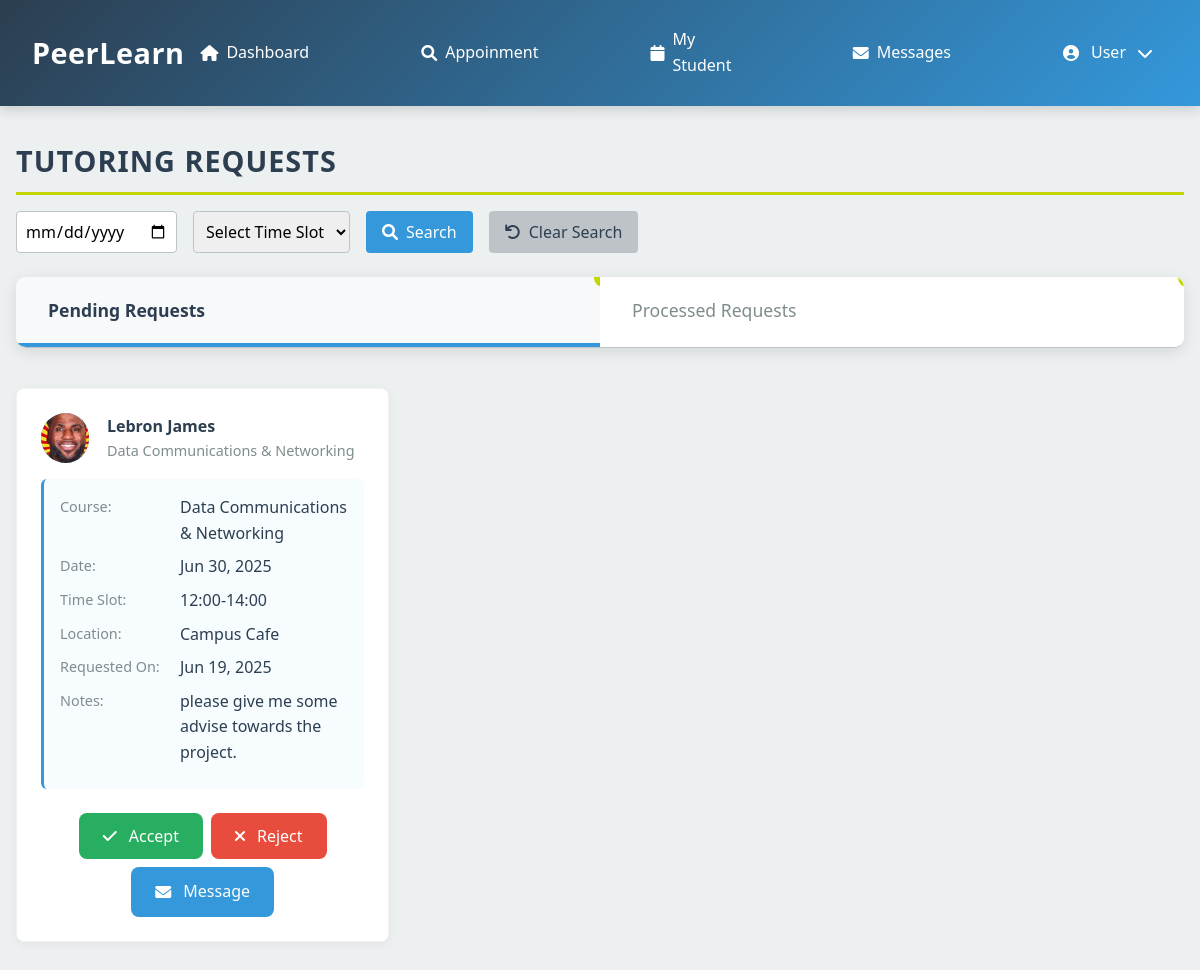
Screenshot of /tutor_requests.php (signed in) with the database file from the repository.
### tables this page shows
CREATE TABLE `session_requests` (
  `request_id` int(11) NOT NULL,
  `tutor_id` int(11) NOT NULL,
  `student_id` int(11) NOT NULL,
  `course_id` int(11) NOT NULL,
  `location_id` int(11) NOT NULL,
  `time_slot` varchar(20) NOT NULL,
  `selected_date` date NOT NULL,
  `notes` text DEFAULT NULL,
  `status` enum('pending','confirmed','rejected','completed','cancelled') NOT NULL DEFAULT 'pending',
  `created_at` datetime NOT NULL
);

CREATE TABLE `user` (
  `user_id` int(11) NOT NULL,
  `username` varchar(50) NOT NULL,
  `password` varchar(255) DEFAULT NULL,
  `email` varchar(100) NOT NULL,
  `role` enum('student','tutor','admin') NOT NULL,
  `first_name` varchar(50) NOT NULL,
  `last_name` varchar(50) NOT NULL,
  `phone` varchar(20) DEFAULT NULL,
  `profile_image` varchar(255) DEFAULT NULL,
  `is_active` tinyint(1) DEFAULT 1,
  `created_at` timestamp NOT NULL DEFAULT current_timestamp(),
  `last_login` datetime DEFAULT NULL,
  `reset_token_hash` varchar(64) DEFAULT NULL,
  `reset_token_expires_at` datetime DEFAULT NULL
);

CREATE TABLE `course` (
  `id` int(11) NOT NULL,
  `course_name` varchar(100) NOT NULL,
  `details` text DEFAULT NULL,
  `status` enum('active','inactive') DEFAULT 'active',
  `created_at` timestamp NOT NULL DEFAULT current_timestamp(),
  `updated_at` timestamp NOT NULL DEFAULT current_timestamp() ON UPDATE current_timestamp()
);

CREATE TABLE `location` (
  `location_id` int(11) NOT NULL,
  `location_name` varchar(100) NOT NULL
);

### tutor_requests.php (the view, shortened to what this page needs)
<?php
require_once 'db_connection.php';
$user_id = $_SESSION['user_id'];
$active_tab = isset($_POST['active_tab']) ? $_POST['active_tab'] : (isset($_SESSION['active_tab']) ? $_SESSION['active_tab'] : 'pending');
$search_results = [];
$search_date = isset($_POST['search_date']) ? trim($_POST['search_date']) : '';
$search_time_slot = isset($_POST['search_time_slot']) ? trim($_POST['search_time_slot']) : '';
if ($_SERVER['REQUEST_METHOD'] === 'POST' && isset($_POST['search'])) {
    $stmt_search = $conn->prepare("
        SELECT sr.request_id, sr.tutor_id, sr.student_id, sr.course_id, sr.status, sr.created_at,
               sr.time_slot, sr.selected_date, sr.notes, c.course_name, u.first_name, u.last_name, u.profile_image, l.location_name
        FROM session_requests sr
        JOIN course c ON sr.course_id = c.id
        JOIN user u ON sr.student_id = u.user_id
        JOIN location l ON sr.location_id = l.location_id
        WHERE sr.tutor_id = ?
        AND (? = '' OR sr.selected_date = ?)
        AND (? = '' OR sr.time_slot = ?)
    ");
    if (!$stmt_search) {
        $_SESSION['error'] = "Error preparing search query: " . $conn->error;
        error_log("Error preparing search query: " . $conn->error);
    } else {
        $stmt_search->bind_param("isssi", $user_id, $search_date, $search_date, $search_time_slot, $search_time_slot);
        $stmt_search->execute();
        $result = $stmt_search->get_result();
        while ($row = $result->fetch_assoc()) {
            $search_results[] = $row;
        }
        $stmt_search->close();
    }
} else {
    $stmt = $conn->prepare("
        SELECT sr.request_id, sr.tutor_id, sr.student_id, sr.course_id, sr.status, sr.created_at,
               sr.time_slot, sr.selected_date, sr.notes, c.course_name, u.first_name, u.last_name, u.profile_image, l.location_name
        FROM session_requests sr
        JOIN course c ON sr.course_id = c.id
        JOIN user u ON sr.student_id = u.user_id
        JOIN location l ON sr.location_id = l.location_id
        WHERE sr.tutor_id = ? AND sr.status = 'pending'
    ");
    if (!$stmt) {
        $_SESSION['error'] = "Error preparing pending requests: " . $conn->error;
        error_log("Error preparing pending requests: " . $conn->error);
    } else {
        $stmt->bind_param("i", $user_id);
        $stmt->execute();
        $result = $stmt->get_result();
        while ($row = $result->fetch_assoc()) {
            $search_results[] = $row;
        }
    }
}
$processed_requests = [];
$processed_query = "
    SELECT sr.request_id, sr.tutor_id, sr.student_id, sr.course_id, sr.status, sr.created_at,
           sr.time_slot, sr.selected_date, sr.notes, c.course_name, u.first_name, u.last_name, u.profile_image, l.location_name
    FROM session_requests sr
    JOIN course c ON sr.course_id = c.id
    JOIN user u ON sr.student_id = u.user_id
    JOIN location l ON sr.location_id = l.location_id
    WHERE sr.tutor_id = ? AND sr.status IN ('confirmed', 'rejected')
";
$processed_query .= " ORDER BY created_at DESC";
$stmt = $conn->prepare($processed_query);
if (!$stmt) {
    $_SESSION['error'] = "Error preparing processed requests: " . $conn->error;
    error_log("Error preparing processed requests: " . $conn->error);
} else {
    if ($search_date !== '' || $search_time_slot !== '') {
        $stmt->bind_param("isssi", $user_id, $search_date, $search_date, $search_time_slot, $search_time_slot);
    } else {
        $stmt->bind_param("i", $user_id);
    }
    $stmt->execute();
    $result = $stmt->get_result();
    while ($row = $result->fetch_assoc()) {
        $processed_requests[] = $row;
    }
}
?>
<!DOCTYPE html>
<html lang="en">
<head>
    <link rel="stylesheet" href="https://cdnjs.cloudflare.com/ajax/libs/font-awesome/6.0.0-beta3/css/all.min.css">
</head>
<body>
    <?php include 'header/tut_head.php'; ?>
    <main>
        <h1 class="section-title">Tutoring Requests</h1>
        <form method="post" action="tutor_requests.php" class="search-form">
            <input type="date" name="search_date" value="<?php echo htmlspecialchars($search_date); ?>">
            <select name="search_time_slot">
                <option value="">Select Time Slot</option>
            </select>
            <button type="submit" name="search" class="btn-search"><i class="fas fa-search"></i> Search</button>
            <button type="submit" name="clear_search" class="btn-clear"><i class="fas fa-undo"></i> Clear Search</button>
        </form>
        <div class="tabs">
            <div class="tab <?php echo $active_tab === 'pending' ? 'active' : ''; ?>" data-tab="pending">Pending Requests
                <?php if (count(array_filter($search_results, fn($r) => $r['status'] === 'pending')) > 0): ?>
                    <span class="notification-badge"><?php echo count(array_filter($search_results, fn($r) => $r['status'] === 'pending')); ?></span>
                <?php endif; ?>
            </div>
            <div class="tab <?php echo $active_tab === 'processed' ? 'active' : ''; ?>" data-tab="processed">Processed Requests
                <?php if (count($processed_requests) > 0): ?>
                    <span class="notification-badge"><?php echo count($processed_requests); ?></span>
                <?php endif; ?>
            </div>
        </div>
        <div id="pending-tab" class="tab-content <?php echo $active_tab === 'pending' ? 'active' : ''; ?>">
            <?php $pending_requests = array_filter($search_results, fn($r) => $r['status'] === 'pending'); ?>
            <?php if ($pending_requests): ?>
                <div class="request-list">
                    <?php foreach ($pending_requests as $request): ?>
                        <div class="request-card">
                            <div class="request-header">
                                <div class="student-avatar">
                                    <?php if ($request['profile_image']): ?>
                                        <img src="<?php echo htmlspecialchars($request['profile_image']); ?>" alt="Student" class="profile-image">
                                    <?php else: ?>
                                        <?php echo htmlspecialchars(substr($request['first_name'] ?? '', 0, 1) . substr($request['last_name'] ?? '', 0, 1)); ?>
                                    <?php endif; ?>
                                </div>
                                <div class="request-info">
                                    <div class="student-name"><?php echo htmlspecialchars(($request['first_name'] ?? '') . ' ' . ($request['last_name'] ?? '')); ?></div>
                                    <div class="request-subject"><?php echo htmlspecialchars($request['course_name'] ?? 'Unknown Course'); ?></div>
                                </div>
                            </div>
                            <div class="request-details">
                                <div class="detail-item">
                                    <div class="detail-label">Course:</div>
                                    <div class="detail-value"><?php echo htmlspecialchars($request['course_name'] ?? 'Unknown Course'); ?></div>
                                </div>
                                <div class="detail-item">
                                    <div class="detail-label">Date:</div>
                                    <div class="detail-value">
                                        <?php echo !empty($request['selected_date'])
                                            ? date('M d, Y', strtotime($request['selected_date']))
                                            : 'Not specified'; ?>
                                    </div>
                                </div>
                                <div class="detail-item">
                                    <div class="detail-label">Time Slot:</div>
                                    <div class="detail-value">
                                        <?php echo htmlspecialchars($request['time_slot'] ?? 'Not specified'); ?>
                                    </div>
                                </div>
                                <div class="detail-item">
                                    <div class="detail-label">Location:</div>
                                    <div class="detail-value">
                                        <?php echo htmlspecialchars($request['location_name'] ?? 'Not specified'); ?>
                                    </div>
                                </div>
                                <div class="detail-item">
                                    <div class="detail-label">Requested On:</div>
                                    <div class="detail-value">
                                        <?php echo !empty($request['created_at'])
                                            ? date('M d, Y', strtotime($request['created_at']))
                                            : 'Not specified'; ?>
                                    </div>
                                </div>
                                <div class="detail-item">
                                    <div class="detail-label">Notes:</div>
                                    <div class="detail-value">
                                        <?php echo !empty($request['notes'])
                                            ? htmlspecialchars($request['notes'])
                                            : 'No notes provided'; ?>
                                    </div>
                                </div>
                            </div>
                            <div class="request-actions">
                                <form method="post" action="tutor_requests.php">
                                    <button type="submit" class="btn btn-success"><i class="fas fa-check"></i> Accept</button>
                                </form>
                                <form method="post" action="tutor_requests.php">
                                    <button type="submit" class="btn btn-danger"><i class="fas fa-times"></i> Reject</button>
                                </form>
                                <a href="messages.php?student_id=<?php echo htmlspecialchars($request['student_id'] ?? ''); ?>" class="btn btn-message"><i class="fas fa-envelope"></i> Message</a>
                            </div>
                        </div>
                    <?php endforeach; ?>
                </div>
            <?php endif; ?>
        </div>
    </main>
</body>
</html>

### tutor_requests.php (style rules this page uses)
:root { --primary: #2B3990; --secondary: #00AEEF; --accent: #C4D600; --gray: #e0e0e0; --light-gray: #f5f5f5; --dark-gray: #777; }
* { box-sizing: border-box; margin: 0; padding: 0; font-family: 'Segoe UI', Tahoma, Geneva, Verdana, sans-serif; }
body { background-color: var(--light-gray); color: #333; line-height: 1.6; }
.notification-badge { position: absolute; top: -8px; right: -12px; background-color: var(--accent); color: var(--primary); border-radius: 50%; width: 18px; height: 18px; display: flex; align-items: center; justify-content: center; font-size: 0.7rem; font-weight: bold; }
.profile-image { width: 100%; height: 100%; object-fit: cover; }
main { max-width: 1200px; margin: 2rem auto; padding: 0 1rem; }
.section-title { font-size: 1.8rem; font-weight: 700; color: var(--primary); border-bottom: 3px solid var(--accent); padding-bottom: 0.5rem; margin-bottom: 1rem; text-transform: uppercase; letter-spacing: 1px; }
.search-form { display: flex; gap: 1rem; margin-bottom: 1.5rem; }
.search-form input[type="date"], .search-form select { padding: 0.5rem; border: 1px solid var(--gray); border-radius: 4px; font-size: 1rem; }
.search-form button { padding: 0.5rem 1rem; border: none; border-radius: 4px; cursor: pointer; font-size: 1rem; font-weight: 500; display: inline-flex; align-items: center; gap: 0.5rem; }
.search-form .btn-search { background-color: var(--secondary); color: white; }
.search-form .btn-clear { background-color: var(--gray); color: var(--primary); }
.tabs { display: flex; border-bottom: 1px solid var(--gray); margin-bottom: 1.5rem; }
.tab { padding: 0.75rem 1.5rem; cursor: pointer; font-weight: 500; border-bottom: 3px solid transparent; color: var(--dark-gray); position: relative; }
.tab.active { border-bottom-color: var(--accent); color: var(--primary); font-weight: 600; }
.tab-content { display: none; padding: 0; }
.tab-content.active { display: block; }
.request-list { display: grid; grid-template-columns: repeat(auto-fill, minmax(350px, 1fr)); gap: 1.5rem; margin-top: 0; }
.request-card { background-color: white; border-radius: 8px; box-shadow: 0 2px 10px rgba(0, 0, 0, 0.05); padding: 1.5rem; border: 1px solid rgba(0, 0, 0, 0.05); }
.request-header { display: flex; align-items: center; gap: 1rem; margin-bottom: 1rem; }
.student-avatar { width: 50px; height: 50px; border-radius: 50%; background-color: var(--secondary); display: flex; align-items: center; justify-content: center; color: white; font-weight: bold; overflow: hidden; border-right: 2px solid var(--light-gray); }
.student-avatar img.profile-image { width: 100%; height: 100%; object-fit: cover; }
.request-info { flex: 1; }
.student-name { font-weight: 600; color: var(--primary); }
.request-subject { color: var(--dark-gray); font-size: 0.9rem; }
.request-details { margin-bottom: 1.5rem; background-color: rgba(0, 174, 239, 0.03); padding: 1rem; border-radius: 6px; border-left: 3px solid var(--secondary); }
.detail-item { display: flex; margin-bottom: 0.5rem; }
.detail-label { width: 120px; color: var(--dark-gray); font-size: 0.9rem; }
.detail-value { flex: 1; font-weight: 500; color: var(--primary); }
.request-actions { display: flex; gap: 0.5rem; flex-wrap: wrap; justify-content: center; }
.btn { padding: 0.5rem 1rem; border: none; border-radius: 4px; cursor: pointer; font-weight: 500; display: inline-flex; align-items: center; gap: 0.5rem; text-decoration: none; }
.btn-success { background-color: var(--accent); color: white; }
.btn-danger { background-color: #dc3545; color: white; }
.btn-message { background-color: var(--secondary); color: white; padding: 0.5rem 2.5rem; min-width: 120px; text-align: center; }

### rows the page displays
session_requests: student.profile_image (picture), student.last_name "Lebron James", course.course_name "Data Communications & Networking", selected_date "Jun 30, 2025", time_slot "12:00-14:00", location.location_name "Campus Cafe", created_at "Jun 19, 2025", notes "please give me some advise towards the project."

### other values shown
isset($_SESSION['first_name']) ? $_SESSION['first_name'] : 'User' "User"
